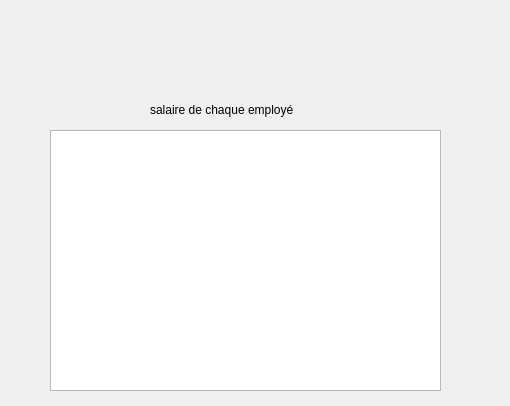
<?xml version="1.0" encoding="UTF-8"?>
<ui version="4.0">
 <class>D2</class>
 <widget class="QDialog" name="D2">
  <property name="geometry">
   <rect>
    <x>0</x>
    <y>0</y>
    <width>510</width>
    <height>406</height>
   </rect>
  </property>
  <property name="windowTitle">
   <string>Dialog</string>
  </property>
  <widget class="QLabel" name="label">
   <property name="geometry">
    <rect>
     <x>150</x>
     <y>100</y>
     <width>191</width>
     <height>20</height>
    </rect>
   </property>
   <property name="text">
    <string>salaire de chaque employé</string>
   </property>
  </widget>
  <widget class="QTableView" name="tableView">
   <property name="geometry">
    <rect>
     <x>50</x>
     <y>130</y>
     <width>391</width>
     <height>261</height>
    </rect>
   </property>
  </widget>
  <widget class="QLabel" name="label_3">
   <property name="geometry">
    <rect>
     <x>0</x>
     <y>10</y>
     <width>511</width>
     <height>411</height>
    </rect>
   </property>
   <property name="text">
    <string/>
   </property>
   <property name="pixmap">
    <pixmap>../../../../shutterstock_117385867.jpg</pixmap>
   </property>
  </widget>
  <widget class="QLabel" name="label_2">
   <property name="geometry">
    <rect>
     <x>140</x>
     <y>80</y>
     <width>191</width>
     <height>41</height>
    </rect>
   </property>
   <property name="text">
    <string/>
   </property>
  </widget>
  <zorder>label_2</zorder>
  <zorder>label_3</zorder>
  <zorder>label</zorder>
  <zorder>tableView</zorder>
 </widget>
 <resources/>
 <connections/>
</ui>
